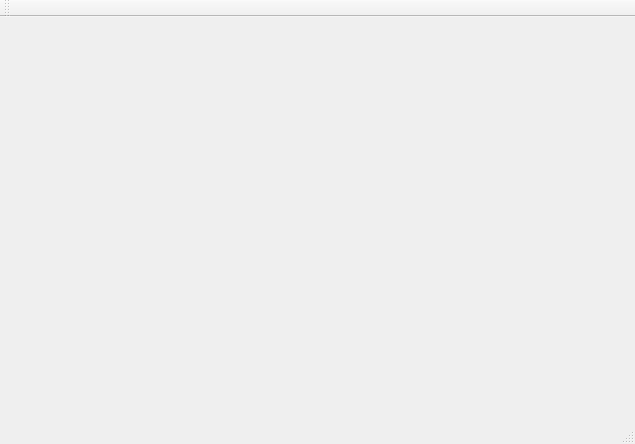
<?xml version="1.0" encoding="UTF-8"?>
<ui version="4.0">
 <class>MainWindow</class>
 <widget class="QMainWindow" name="MainWindow">
  <property name="geometry">
   <rect>
    <x>0</x>
    <y>0</y>
    <width>635</width>
    <height>444</height>
   </rect>
  </property>
  <property name="windowTitle">
   <string>MainWindow</string>
  </property>
  <widget class="QWidget" name="centralWidget"/>
  <widget class="QMenuBar" name="menuBar">
   <property name="geometry">
    <rect>
     <x>0</x>
     <y>0</y>
     <width>635</width>
     <height>23</height>
    </rect>
   </property>
  </widget>
  <widget class="QToolBar" name="mainToolBar">
   <attribute name="toolBarArea">
    <enum>TopToolBarArea</enum>
   </attribute>
   <attribute name="toolBarBreak">
    <bool>false</bool>
   </attribute>
  </widget>
  <widget class="QStatusBar" name="statusBar"/>
 </widget>
 <layoutdefault spacing="6" margin="11"/>
 <resources/>
 <connections/>
</ui>
